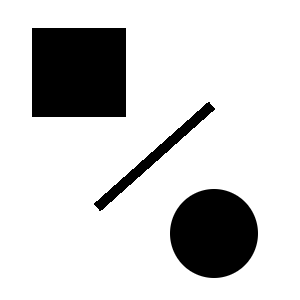
#> input picture Project_1/CircleLineRect.png, 300 x 300 px
$ jupyter execute 1_harris.ipynb   (shell and % lines are left out)
#> lines starting #> are read from the running program, lines starting #| are printed output that depends on the picture
[cell 1]
from matplotlib import pyplot as plt
from scipy.ndimage.interpolation import rotate
from scipy.ndimage.filters import gaussian_filter1d, gaussian_filter
import numpy as np
import cv2

Implement a function that performs non-maximum suppression. You can leave it for the end

[cell 2]
def nonmax_suppression(harris_resp, thr, halfwidth=2):
    # Outputs:
    # 1) cornersy: list with row coordinates of identified corner pixels.
    # 2) cornersx: list with respective column coordinates of identified corner pixels.
    # Elements from the two lists with the same index must correspond to the same corner.

    cornersy = []
    cornersx = []
    h, w = im.shape[:2]

    # TODO: perform non-maximum suppression

    for i in range(h):
        for j in range(w):

            # Case for top-left pixel
            if (i==0 and j==0):
                neighbouring_pixels = [harris_resp[i][j], harris_resp[i][j+1], harris_resp[i+1][j], harris_resp[i+1][j+1]]

            # Case for top-right pixel
            elif (i==0 and j==(im.shape[1]-1)):
                neighbouring_pixels = [harris_resp[i][j], harris_resp[i][j-1], harris_resp[i+1][j-1],harris_resp[i+1][j]]

            # Case for bottom-left pixel
            elif (i==(im.shape[0]-1) and j==0):
                neighbouring_pixels = [harris_resp[i][j], harris_resp[i-1][j], harris_resp[i-1][j+1], harris_resp[i][j+1]]

            # Case for bottom-right pixel
            elif (i==(im.shape[0]-1) and j==(im.shape[1]-1)):
                neighbouring_pixels = [harris_resp[i][j], harris_resp[i-1][j-1], harris_resp[i-1][j], harris_resp[i][j-1]]

            # Case for top-intermediate pixels
            elif (i==0 and j!=0 and j!=(im.shape[1]-1)):
                neighbouring_pixels = [harris_resp[i][j], harris_resp[i][j-1], harris_resp[i][j+1], harris_resp[i+1][j-1], harris_resp[i+1][j], harris_resp[i+1][j+1]]

            # Case for left-intermediate pixels
            elif (i!=0 and i!=(im.shape[0]-1) and j==0):
                neighbouring_pixels = [harris_resp[i][j], harris_resp[i-1][j], harris_resp[i-1][j+1], harris_resp[i][j+1], harris_resp[i+1][j], harris_resp[i+1][j+1]]

            # Case for right-intemediate pixels
            elif (i!=0 and i!=(im.shape[0]-1) and j==(im.shape[1]-1)):
                neighbouring_pixels = [harris_resp[i][j], harris_resp[i-1][j-1], harris_resp[i-1][j], harris_resp[i][j-1], harris_resp[i+1][j-1],harris_resp[i+1][j]]

            # Case for bottom-intermediate pixels
            elif (i==(im.shape[0]-1) and j!=0 and j!=(im.shape[1]-1)):
                neighbouring_pixels = [harris_resp[i][j], harris_resp[i-1][j-1], harris_resp[i-1][j], harris_resp[i-1][j+1], harris_resp[i][j-1], harris_resp[i][j+1]]

            # Case for all other intermediate pixels
            else:
                neighbouring_pixels = [harris_resp[i][j], harris_resp[i-1][j-1], harris_resp[i-1][j], harris_resp[i-1][j+1], harris_resp[i][j-1], harris_resp[i][j+1], harris_resp[i+1][j-1], harris_resp[i+1][j], harris_resp[i+1][j+1]]


            # Checking if requirements are met
            if ((harris_resp[i][j] >= thr) and (neighbouring_pixels.index(max(neighbouring_pixels)) == 0)):
                cornersy.append(i)  # Row number of corner pixel
                cornersx.append(j)  # Column number of corner pixel


    return cornersy, cornersx

Implement the main part of the exercise

[cell 3]
# Define parameters
sigma_w = 2.0
sigma_d = 2.0
kappa = 0.04
rot_angle = 0
thresh = 800

# Read the image
im = cv2.imread('./CircleLineRect.png', 0)
#> im is the input picture: shape (300, 300); min 0, max 255, mean 209.5
im = im.astype('float')

# Rotation of the image
if rot_angle != 0:
    im = rotate(im, rot_angle)

# TODO: Implement Harris corners

# Smoothed First Partial Derivatives of I in the other direction

I_x = gaussian_filter1d(im, sigma_d, axis = 0, order = 0)
I_y = gaussian_filter1d(im, sigma_d, axis = 1, order = 0)

# Smoothed First Partial Derivatives of I in their own direction and derivative

I_x = gaussian_filter1d(I_x, sigma_d, axis = 1, order = 1)
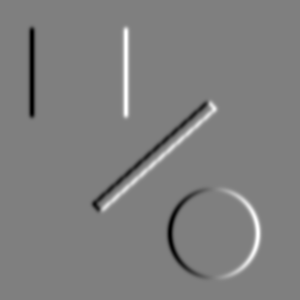
#> I_x: shape (300, 300) float64; min -49.79, max 49.79, mean 0; drawn with min black and max white
I_y = gaussian_filter1d(I_y, sigma_d, axis = 0, order = 1)
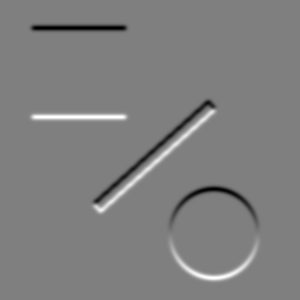
#> I_y: shape (300, 300) float64; min -49.79, max 49.79, mean 0; drawn with min black and max white

# Squared and Smoothed First Partial Derivatives of I

I_x_sq = I_x**2
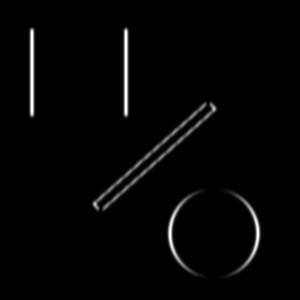
#> I_x_sq: shape (300, 300) float64; min 0, max 2478.8, mean 46.6; drawn with min black and max white
I_x_sq = gaussian_filter(I_x_sq, sigma_w, order = 0)
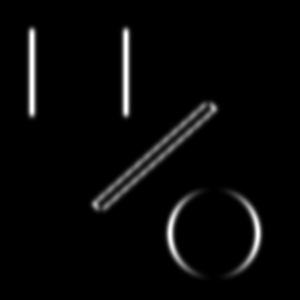
#> I_x_sq: shape (300, 300) float64; min 0, max 1483.2, mean 46.6; drawn with min black and max white
I_y_sq = I_y**2
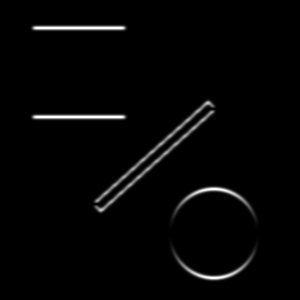
#> I_y_sq: shape (300, 300) float64; min 0, max 2478.8, mean 50.8; drawn with min black and max white
I_y_sq = gaussian_filter(I_y_sq, sigma_w, order = 0)
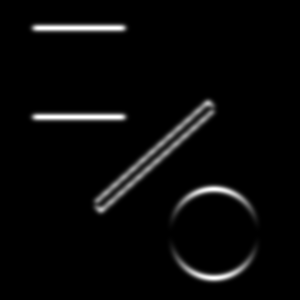
#> I_y_sq: shape (300, 300) float64; min 0, max 1483.2, mean 50.8; drawn with min black and max white
I_xy = I_x*I_y
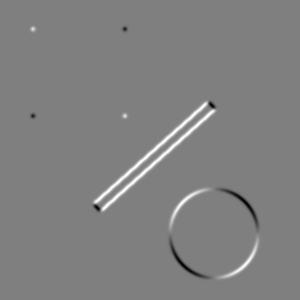
#> I_xy: shape (300, 300) float64; min -1265.6, max 1266.3, mean 14.5; drawn with min black and max white
I_xy = gaussian_filter(I_xy, sigma_w, order = 0)
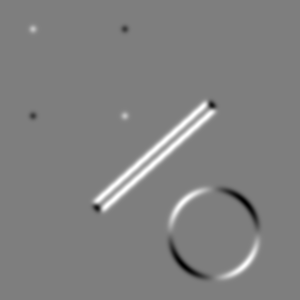
#> I_xy: shape (300, 300) float64; min -733.3, max 742.7, mean 14.5; drawn with min black and max white

# Define 2D Array for the Harris Response
H = np.ndarray(shape = (im.shape[0],im.shape[1]), dtype = float)

# Auto-correlation Matrix A for each pixel
for i in range(im.shape[0]):
    for j in range(im.shape[1]):
        A = [[I_x_sq[i][j], I_xy[i][j]], [I_xy[i][j], I_y_sq[i][j]]]
        # Harris Response H for pixel with coordinates[i,j]
        H[i][j] = np.linalg.det(A) - kappa*((np.trace(A))**2)
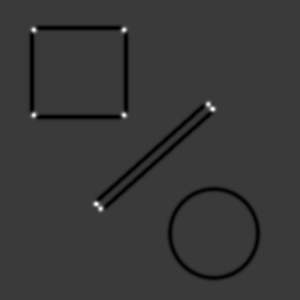
#> H: shape (300, 300) float64; min -87993.9, max 296764.9, mean -3199.9; drawn with min black and max white

corn = nonmax_suppression(H, thresh, 2)
#> after the loop in nonmax_suppression, `for i in range(h):`: cornersx = [33, 124, 208, 212, 33, 124, 96, 100]; cornersy = [29, 29, 104, 108, 115, 115, 204, 208]
#> corn = ([29, 29, 104, 108, 115, 115, 204, 208], [33, 124, 208, 212, 33, 124, 96, 100])

Visualization of the results

[cell 4]
# Plotting of results
# No need to change it
plt.close("all")
plt.ion()
f, ax_arr = plt.subplots(1, 3, figsize=(18, 16))
ax_arr[0].set_title("Input Image")
ax_arr[1].set_title("Harris Response")
ax_arr[2].set_title("Detections")
ax_arr[0].imshow(im, cmap='gray')
ax_arr[1].imshow(H, cmap='gray')
ax_arr[2].imshow(im, cmap='gray')
ax_arr[2].scatter(x=corn[1], y=corn[0], c='r', s=10)
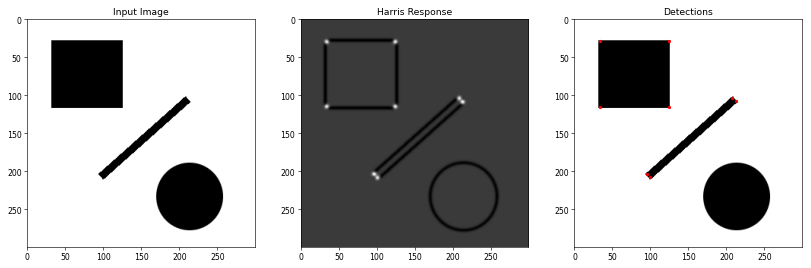
#> figure drawn by matplotlib, 3 panels
